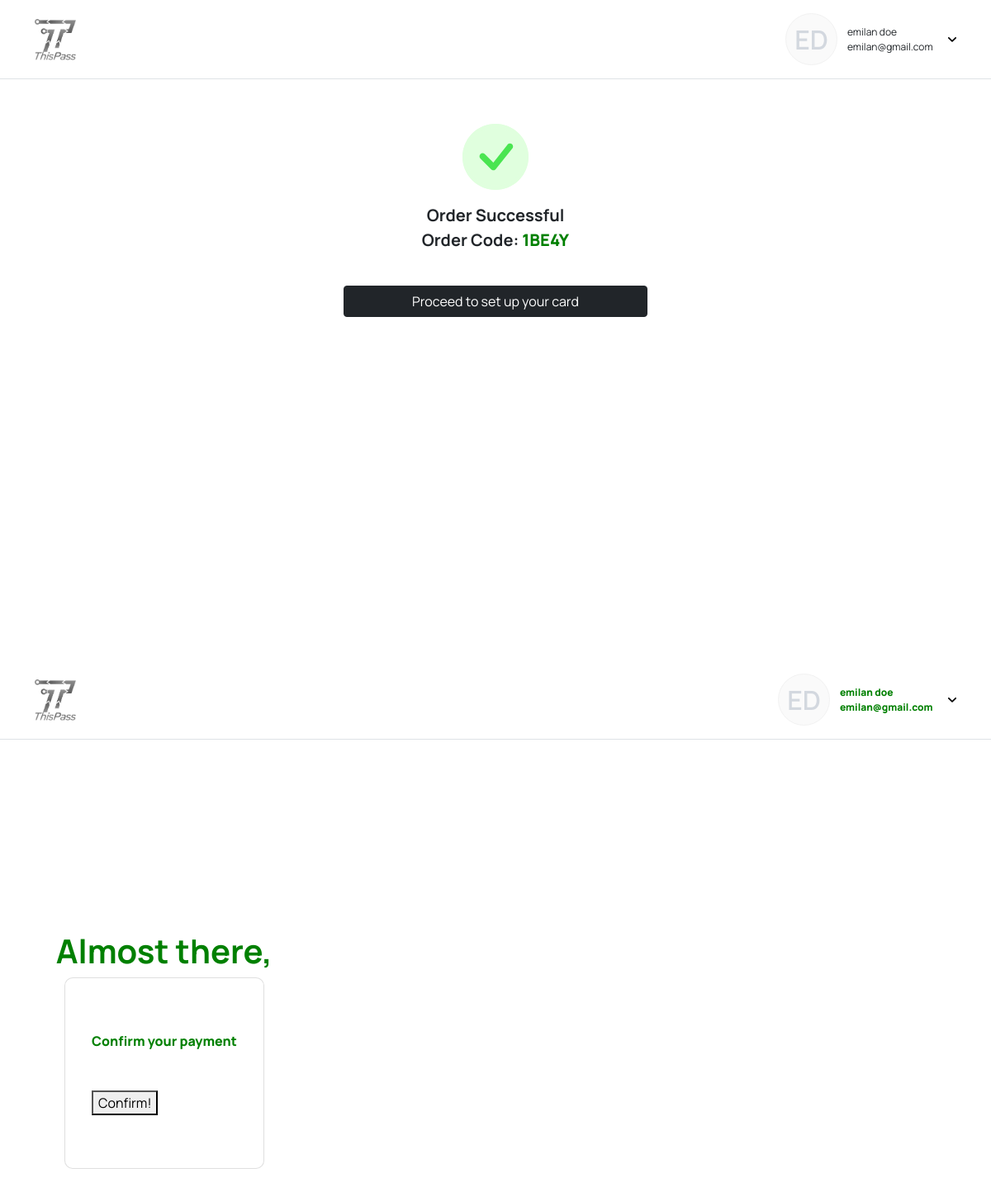
The app's page /payment/confirm-payment/29/ (signed in) with its own data.
### app_user/models.py (models this page shows, shortened)
class AppUser(models.Model):
	user = models.OneToOneField(User, on_delete=models.CASCADE)
	phone_no = models.CharField(default="", max_length=100)
	user_name = models.CharField(default="", max_length=100)
	pub_date = models.DateTimeField(default=timezone.now)
	otp_code = models.CharField(default="none",max_length=10)
	ec_status = models.BooleanField(default=False)
	status = models.BooleanField(default=False)

### order/models.py (models this page shows)
class Order(models.Model):
	STATUS = (
			('New', 'New'),
			('Accepted', 'Accepted'),
			('Preapparing', 'Preapparing'),
			('OnShipping', 'OnShipping'),
			('Completed', 'Completed'),
			('Cancelled', 'Cancelled'),
		)
	app_user = models.ForeignKey(AppUser, on_delete=models.SET_NULL, null=True)
	code = models.CharField(max_length=5, editable=False)
	first_name = models.CharField(max_length=125)
	last_name = models.CharField(max_length=125)
	email = models.CharField(max_length=125)
	phone = models.CharField(blank=True, max_length=125)
	address = models.CharField(blank=True, max_length=150)
	city = models.CharField(blank=True, max_length=125)
	state = models.CharField(blank=True, max_length=125)
	postal_code = models.CharField(blank=True, max_length=125)
	country = models.CharField(blank=True, max_length=125)
	total=models.FloatField()
	status = models.CharField(max_length=15, choices=STATUS, default='New')
	adminnote = models.CharField(blank=True ,max_length=125)
	create_at = models.DateTimeField(auto_now_add=True)
	updated_at = models.DateTimeField(auto_now=True)

### payment/views.py (the view)
# urls.py: path("confirm-payment/<int:order_id>/", views.ConfirmPayment, name="confirm_payment"),
def ConfirmPayment(request, order_id):
    app_user = AppUser.objects.get(user__pk=request.user.id)
    order = Order.objects.get(id=order_id)
    if request.method == "POST":
        payment = Payment.objects.create(order=order)
        payment.status = True
        payment.save()
        return HttpResponseRedirect(reverse("order:update_appuser", args=[order.id,]))
    else:
        context = {"order": order, "app_user":app_user}
        return render(request, "payment/confirm_payment.html", context )

### payment/templates/payment/confirm_payment.html (shortened to what this page needs)
{% extends 'app_user/auth_base.html' %}
{% load static %}
{% block content %}
<body>
    <div class="vh-100">
        {% include 'app_user/header.html' %}
        <div class="container h-75">
            <div class="row d-lg-flex justify-content-lg-center h-75">
                <div class="col-md-8 text-center d-lg-flex justify-content-lg-center align-items-lg-center">
                    <div class="w-100">
                        <p class="fw-700 fs-20 mt-3">Order Successful <br> Order Code: <b style="color:green">{{ order.code }}<b></p>
                            <form method="post">
                                <button type="submit" class="btn btn-dark w-50 mt-4" type="button">Proceed to set up your card</button>
                              </form>
                    </div>
                </div>
            </div>
        </div>
    </div>
<body class="vh-100">
    {% include 'app_user/header.html' %}
    <div class="container d-flex align-items-xl-center h-100">
        <div class="my-12">
            <h1 class="text-center fw-700 fs-40">Almost there,</h1>
            <div class="row mt-5s">
                <div class="col-lg-12 px-5 mb-5">
                    <div class="card py-5 px-3 custom-radius">
                        <div class="card-body">
                            <p class="card-text mb-5">Confirm your payment</p>
                            <form method="post">
                                <button type="submit" btn btn-dark type="button"> Confirm! </button>
                              </form>
                        </div>
                    </div>
                </div>
            </div>
        </div>
    </div>
{% endblock %}

### app_user/templates/app_user/header.html (shortened to what this page needs)
{% load static %}
<nav class="navbar navbar-light navbar-expand-md py-3 border-bottom">
    <div class="container"><a class="navbar-brand d-flex align-items-center" href="/app/"><img src="{% static 'assets/img/BndW-LoGO.png' %}" style="width: 50px;"></a>
        <div class="container w-auto me-0">
            <div class="row">
                <div class="col-auto p-0">
                    <div class="d-flex justify-content-center align-items-center rounded-circle dashboard-nav-img d-flex"><span class="fs-32 color-disabled fw-600">{{ app_user.user.first_name|make_list|first|capfirst }}{{ app_user.user.last_name|make_list|first|capfirst }}</span></div>
                </div>
                <div class="col-auto d-flex align-items-center">
                    <div class="fs-12">
                        <p class="m-0">{{ app_user.user.first_name }} {{ app_user.user.last_name }}</p>
                        <p class="m-0">{{ app_user.user.email}} </p>
                    </div>
                </div>
                <div class="col d-flex align-items-center p-0">
                    <div class="dropdown dashboard-dropdown"><a class="dropdown-toggle" aria-expanded="false" data-bs-toggle="dropdown" data-bs-auto-close="outside" href="#"></a>
                    </div>
                </div>
            </div>
        </div>
    </div>
</nav>

### app_user/static/assets/css/styles.css (style rules this page uses)
body { font-family: 'Manrope', sans-serif; }
.fw-600 { font-weight: 600 !important; }
.fw-700 { font-weight: 700 !important; }
.fs-32 { font-size: 32px; }
.fs-12 { font-size: 12px; }
.fs-20 { font-size: 20px; }
.fs-40 { font-size: 40px; }
.custom-radius { border-radius: 10px !important; }
.dashboard-nav-img { width: 63px; height: 63px; background-color: #FAFAFA; border: 1px solid #F2F2F2; }
.color-disabled { color: #D3D8DF; }
.dashboard-dropdown .dropdown-toggle::after { border: none; width: 10px; height: auto; margin-left: 0.4rem; vertical-align: middle; }

### records on screen
AppUser: user.first_name|make_list "E E", user.last_name|make_list "D D", user.first_name "emilan emilan", user.last_name "doe doe", user.email "emilan@gmail.com emilan@gmail.com"
Order: code "1BE4Y"
